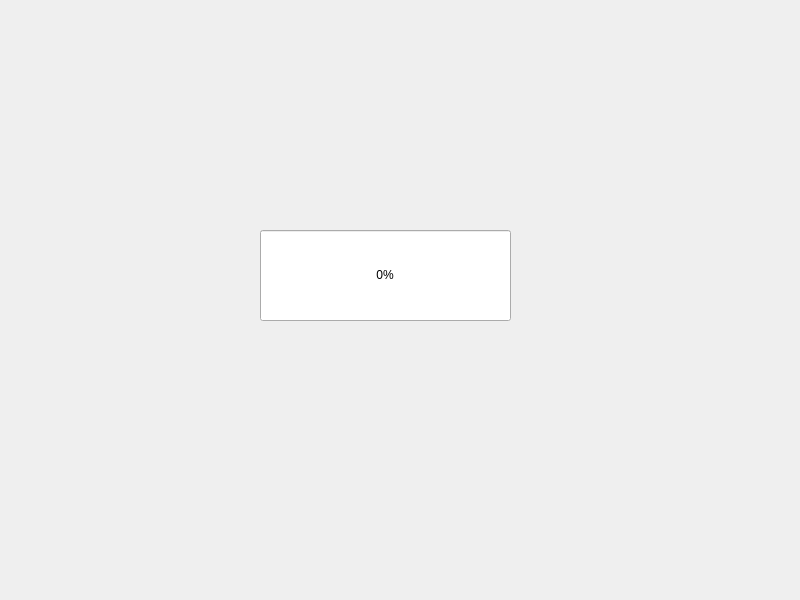
<?xml version="1.0" encoding="UTF-8"?>
<ui version="4.0">
 <class>Widget</class>
 <widget class="QWidget" name="Widget">
  <property name="geometry">
   <rect>
    <x>0</x>
    <y>0</y>
    <width>800</width>
    <height>600</height>
   </rect>
  </property>
  <property name="windowTitle">
   <string>Widget</string>
  </property>
  <widget class="QProgressBar" name="progressBar">
   <property name="geometry">
    <rect>
     <x>260</x>
     <y>230</y>
     <width>251</width>
     <height>91</height>
    </rect>
   </property>
   <property name="styleSheet">
    <string notr="true">QProgressBar::chunk{background:rgb(255,0,255)}</string>
   </property>
   <property name="value">
    <number>0</number>
   </property>
   <property name="alignment">
    <set>Qt::AlignCenter</set>
   </property>
  </widget>
 </widget>
 <resources/>
 <connections/>
</ui>
